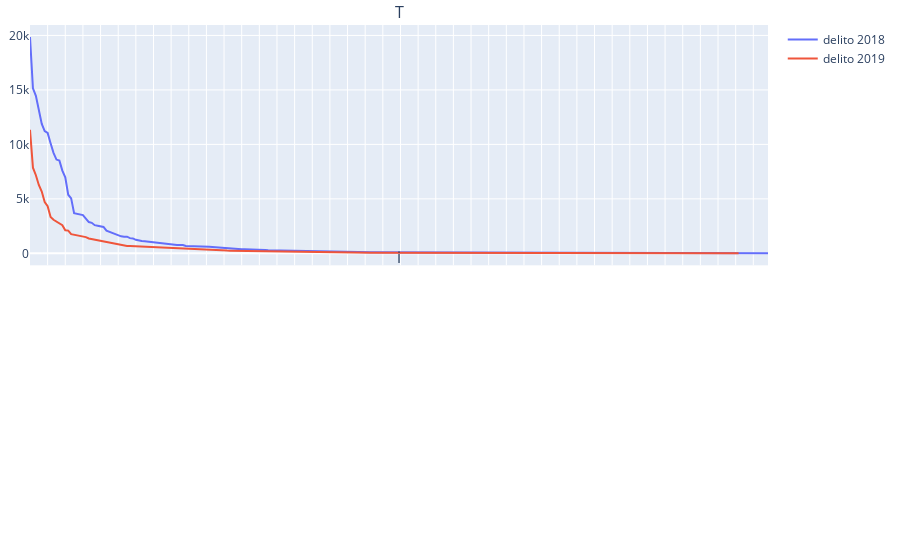

Notebook source saved alongside this figure:
### Code cell
import plotly.tools as tls
fig = tls.make_subplots( subplot_titles = ("Title"), rows = 2, cols= 1, shared_xaxes= True, 
                        vertical_spacing = 0.009, horizontal_spacing= 0.009 )
fig["layout"]["margin"]= {"l":30,"r" : 10, "b" : 50, "t" : 25}
      
fig.append_trace({"x": data_2018["delito"], "y" :  data_2018["numero"], "type" : "scatter", "name" : "delito 2018"},1,1)
fig.append_trace({"x": data_2018["delito"], "y" : data_2019["numero"], "type" : "scatter", "name" : "delito 2019"},1,1)
fig.write_image("tesla.webp")
fig.show()

### Figure 1 — Plotly figure (JSON) as saved in the notebook; plotly's stock layout.template omitted (floating-point values rounded to 4 significant figures; data arrays with more than 128 entries replaced by an {"elided": "..."} marker saying what was removed)
{"data": [{"name": "delito 2018", "type": "scatter", "x": {"elided": "252 str values"}, "xaxis": "x", "y": {"elided": "252 int values"}, "yaxis": "y"}, {"name": "delito 2019", "type": "scatter", "x": {"elided": "252 str values"}, "xaxis": "x", "y": {"elided": "242 int values"}, "yaxis": "y"}], "layout": {"annotations": [{"font": {"size": 16}, "showarrow": false, "text": "T", "x": 0.5, "xanchor": "center", "xref": "paper", "y": 1, "yanchor": "bottom", "yref": "paper"}, {"font": {"size": 16}, "showarrow": false, "text": "i", "x": 0.5, "xanchor": "center", "xref": "paper", "y": 0.4955, "yanchor": "bottom", "yref": "paper"}], "margin": {"b": 50, "l": 30, "r": 10, "t": 25}, "xaxis": {"anchor": "y", "domain": [0, 1], "matches": "x2", "showticklabels": false}, "xaxis2": {"anchor": "y2", "domain": [0, 1]}, "yaxis": {"anchor": "x", "domain": [0.5045, 1]}, "yaxis2": {"anchor": "x2", "domain": [0, 0.4955]}}}
